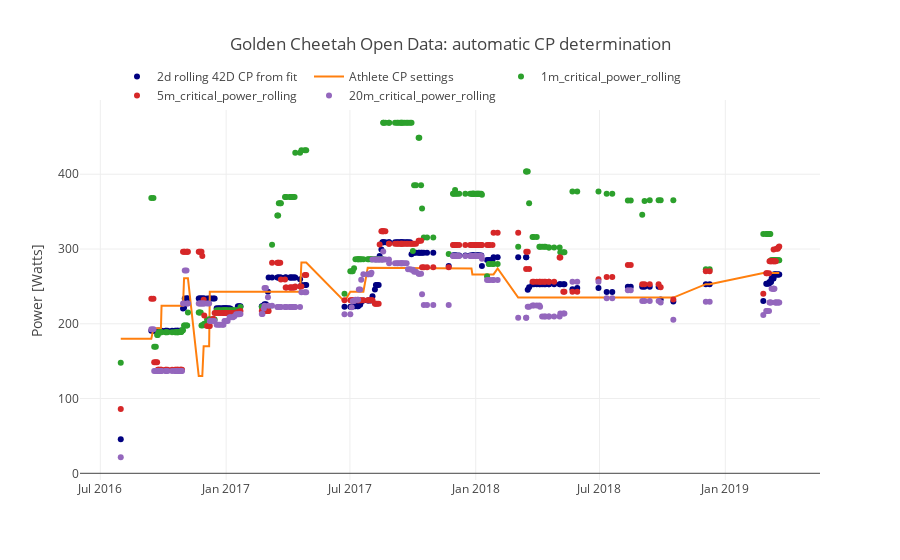

The code cell stored with this chart in its notebook:
### Code cell
for _id in athl_id:
    _df = estimate_cp(df, _id)
    data = plot_data(_df)
    iplot(go.Figure(data, layout))

### Figure 1 — Plotly figure (JSON) as saved in the notebook; plotly's stock layout.template omitted (floating-point values rounded to 4 significant figures; data arrays with more than 128 entries replaced by an {"elided": "..."} marker saying what was removed)
{"data": [{"marker": {"color": "navy"}, "mode": "markers", "name": "2d rolling 42D CP from fit", "type": "scatter", "uid": "c1aea743-99fa-46a5-b88e-ff104ec41323", "x": {"elided": "222 str values"}, "y": {"elided": "222 float values"}}, {"name": "Athlete CP settings", "type": "scatter", "uid": "3402aa57-ddf1-4839-af21-282b64a7c671", "x": {"elided": "222 str values"}, "y": {"elided": "222 int values"}}, {"mode": "markers", "name": "1m_critical_power_rolling", "type": "scatter", "uid": "61a1431d-f889-4517-8b6f-e03799e3fdd4", "x": {"elided": "222 str values"}, "y": {"elided": "222 float values"}}, {"mode": "markers", "name": "5m_critical_power_rolling", "type": "scatter", "uid": "33024a1b-816f-4e93-bb4f-754861bca8f8", "x": {"elided": "222 str values"}, "y": {"elided": "222 float values"}}, {"mode": "markers", "name": "20m_critical_power_rolling", "type": "scatter", "uid": "49f11627-45c1-443b-a25d-56d19fa8662b", "x": {"elided": "222 str values"}, "y": {"elided": "222 float values"}}], "layout": {"legend": {"orientation": "h", "x": 0.05, "y": 1.1}, "title": {"text": "Golden Cheetah Open Data: automatic CP determination"}, "yaxis": {"title": {"text": "Power [Watts]"}}}}
